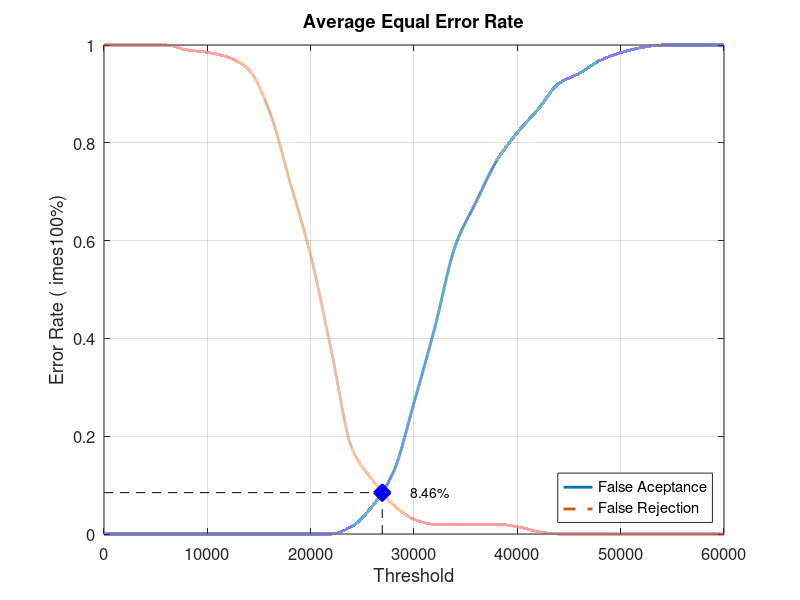
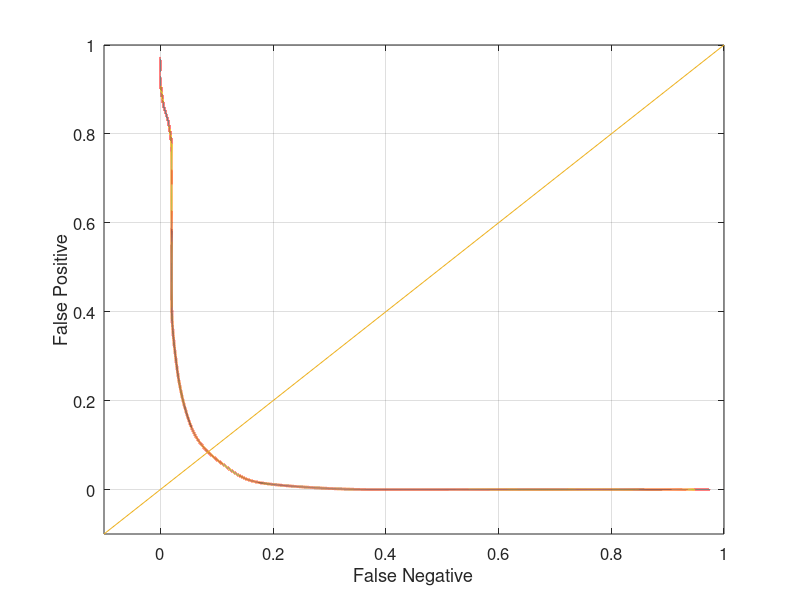

Here is the MATLAB script that generated these plots, in order:
close all;
clear;
clc;
x = 0:2000:60000;
xq = 0:0.5:60000;

y0 = [0 0 0 0 0 0 0 0 0 0 0 0 0.0157895 0.0578947 0.126316 0.268421 0.421053 0.589474 0.678947 0.763158 0.821053 0.868421 0.921053 0.942105 0.968421 0.984211 0.994737 1 1 1 1]
yy0 = interp1(x, y0, xq, 'pchip');
y1 = [1 1 1 1 0.99 0.985 0.975 0.95 0.865 0.72 0.57 0.375 0.175 0.11 0.06 0.03 0.02 0.02 0.02 0.02 0.015 0.005 0 0 0 0 0 0 0 0 0]
yy1 = interp1(x, y1, xq, 'pchip');

% Calculating EER: 
y2 = abs(y0 - y1);
find(y2 == min(y2))
yy2 = abs(yy0 - yy1);
xEER = find(yy2 == min(yy2));
xEERIndex = xq(xEER) % X-axis EER
yEER = yy0(xEER) % Y-axis EER

main = figure
plot(xq, yy0,'-','LineWidth', 2);	hold on
plot(xq, yy1,'--','LineWidth', 2);	hold on
plot([xEERIndex xEERIndex], [0 yEER], 'k--');	hold on
plot([0 xEERIndex], [yEER yEER], 'k--');	hold on
plot(xEERIndex, yEER, 'bx', 'LineWidth', 10);	hold on
text(xEERIndex + 10 * xEERIndex / 100, yEER, [num2str(round((10000 * yEER)) / 100) '%'])
legend('False Aceptance', 'False Rejection', 'Location', 'SouthEast')
xlabel('Threshold')
ylabel('Error Rate (	imes100%)')
title('Average Equal Error Rate')
set(gca, 'FontSize', 12)
axis([0 60000 0 1])
grid on

print(main, 'Database5_2Main', '-dpng');
FNRxFPR = figure('Color', [1 1 1]);
plot(yy1, yy0, '-', yy1, yy0, 'LineWidth', 2);
hold on
y = -0.1:0.1:1
plot(y, y); 
set(gca, 'FontSize', 12)
xlabel('False Negative')
ylabel('False Positive')
axis([-0.1 1 -0.1 1])
set(gca, 'FontSize', 12)
grid on

print(FNRxFPR, 'Database5_2FNRxFPR','-dpng');
